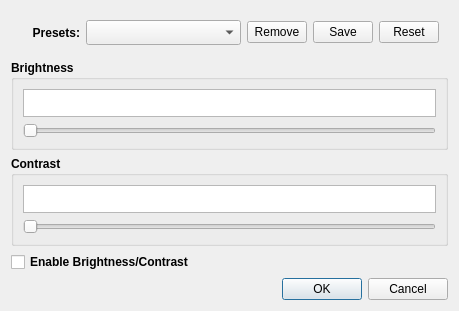
<?xml version="1.0" encoding="UTF-8"?>
<ui version="4.0">
 <class>DialogBrightnessContrast</class>
 <widget class="QDialog" name="DialogBrightnessContrast">
  <property name="geometry">
   <rect>
    <x>0</x>
    <y>0</y>
    <width>459</width>
    <height>311</height>
   </rect>
  </property>
  <property name="windowTitle">
   <string>Brightness/Contrast</string>
  </property>
  <layout class="QVBoxLayout" name="verticalLayout_2">
   <item>
    <widget class="QWidget" name="widget" native="true">
     <layout class="QHBoxLayout" name="horizontalLayout">
      <item>
       <widget class="QLabel" name="label">
        <property name="maximumSize">
         <size>
          <width>60</width>
          <height>16777215</height>
         </size>
        </property>
        <property name="font">
         <font>
          <bold>true</bold>
         </font>
        </property>
        <property name="text">
         <string>Presets:</string>
        </property>
        <property name="alignment">
         <set>Qt::AlignRight|Qt::AlignTrailing|Qt::AlignVCenter</set>
        </property>
       </widget>
      </item>
      <item>
       <widget class="QComboBox" name="cbPresets">
        <property name="minimumSize">
         <size>
          <width>0</width>
          <height>25</height>
         </size>
        </property>
       </widget>
      </item>
      <item>
       <widget class="QPushButton" name="btnRemovePreset">
        <property name="maximumSize">
         <size>
          <width>60</width>
          <height>16777215</height>
         </size>
        </property>
        <property name="text">
         <string>Remove</string>
        </property>
       </widget>
      </item>
      <item>
       <widget class="QPushButton" name="btnSavePreset">
        <property name="maximumSize">
         <size>
          <width>60</width>
          <height>16777215</height>
         </size>
        </property>
        <property name="text">
         <string>Save</string>
        </property>
       </widget>
      </item>
      <item>
       <widget class="QPushButton" name="btnResetPreset">
        <property name="maximumSize">
         <size>
          <width>60</width>
          <height>16777215</height>
         </size>
        </property>
        <property name="text">
         <string>Reset</string>
        </property>
       </widget>
      </item>
     </layout>
    </widget>
   </item>
   <item>
    <widget class="QGroupBox" name="groupBox">
     <property name="font">
      <font>
       <bold>true</bold>
      </font>
     </property>
     <property name="title">
      <string>Brightness</string>
     </property>
     <layout class="QVBoxLayout" name="verticalLayout">
      <item>
       <widget class="CustomPlainTextEdit" name="editBrightness">
        <property name="minimumSize">
         <size>
          <width>0</width>
          <height>27</height>
         </size>
        </property>
        <property name="maximumSize">
         <size>
          <width>16777215</width>
          <height>16777215</height>
         </size>
        </property>
       </widget>
      </item>
      <item>
       <widget class="QSlider" name="sliderBrightness">
        <property name="orientation">
         <enum>Qt::Horizontal</enum>
        </property>
       </widget>
      </item>
     </layout>
    </widget>
   </item>
   <item>
    <widget class="QGroupBox" name="groupBox_2">
     <property name="font">
      <font>
       <bold>true</bold>
      </font>
     </property>
     <property name="title">
      <string>Contrast</string>
     </property>
     <layout class="QVBoxLayout" name="verticalLayout_3">
      <item>
       <widget class="CustomPlainTextEdit" name="editContrast">
        <property name="minimumSize">
         <size>
          <width>0</width>
          <height>27</height>
         </size>
        </property>
        <property name="maximumSize">
         <size>
          <width>16777215</width>
          <height>16777215</height>
         </size>
        </property>
       </widget>
      </item>
      <item>
       <widget class="QSlider" name="sliderContrast">
        <property name="orientation">
         <enum>Qt::Horizontal</enum>
        </property>
       </widget>
      </item>
     </layout>
    </widget>
   </item>
   <item>
    <widget class="QCheckBox" name="chkBrightnessContrast">
     <property name="font">
      <font>
       <bold>true</bold>
      </font>
     </property>
     <property name="text">
      <string>Enable Brightness/Contrast</string>
     </property>
    </widget>
   </item>
   <item>
    <widget class="QDialogButtonBox" name="buttonBox">
     <property name="orientation">
      <enum>Qt::Horizontal</enum>
     </property>
     <property name="standardButtons">
      <set>QDialogButtonBox::Cancel|QDialogButtonBox::Ok</set>
     </property>
    </widget>
   </item>
  </layout>
 </widget>
 <customwidgets>
  <customwidget>
   <class>CustomPlainTextEdit</class>
   <extends>QPlainTextEdit</extends>
   <header>custom_plain_text_edit.h</header>
  </customwidget>
 </customwidgets>
 <resources/>
 <connections>
  <connection>
   <sender>buttonBox</sender>
   <signal>accepted()</signal>
   <receiver>DialogBrightnessContrast</receiver>
   <slot>accept()</slot>
   <hints>
    <hint type="sourcelabel">
     <x>248</x>
     <y>254</y>
    </hint>
    <hint type="destinationlabel">
     <x>157</x>
     <y>274</y>
    </hint>
   </hints>
  </connection>
  <connection>
   <sender>buttonBox</sender>
   <signal>rejected()</signal>
   <receiver>DialogBrightnessContrast</receiver>
   <slot>reject()</slot>
   <hints>
    <hint type="sourcelabel">
     <x>316</x>
     <y>260</y>
    </hint>
    <hint type="destinationlabel">
     <x>286</x>
     <y>274</y>
    </hint>
   </hints>
  </connection>
 </connections>
</ui>
